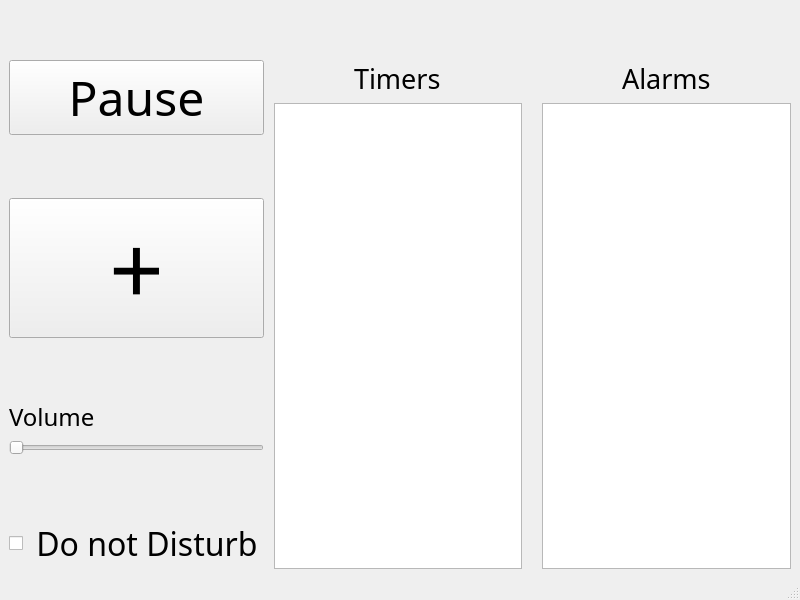
<?xml version="1.0" encoding="UTF-8"?>
<ui version="4.0">
 <class>mainWindow</class>
 <widget class="QMainWindow" name="mainWindow">
  <property name="geometry">
   <rect>
    <x>0</x>
    <y>0</y>
    <width>800</width>
    <height>600</height>
   </rect>
  </property>
  <property name="sizePolicy">
   <sizepolicy hsizetype="Preferred" vsizetype="Preferred">
    <horstretch>0</horstretch>
    <verstretch>0</verstretch>
   </sizepolicy>
  </property>
  <property name="windowTitle">
   <string>Timer App</string>
  </property>
  <property name="windowIcon">
   <iconset resource="TimerAppResources.qrc">
    <normaloff>:/Resources/icon/icon.ico</normaloff>:/Resources/icon/icon.ico</iconset>
  </property>
  <property name="tabShape">
   <enum>QTabWidget::TabShape::Rounded</enum>
  </property>
  <widget class="QWidget" name="centralwidget">
   <layout class="QGridLayout" name="gridLayout">
    <item row="9" column="0">
     <widget class="QCheckBox" name="doNotDisturb">
      <property name="font">
       <font>
        <family>Noto Sans</family>
        <pointsize>24</pointsize>
       </font>
      </property>
      <property name="text">
       <string> Do not Disturb</string>
      </property>
     </widget>
    </item>
    <item row="4" column="0">
     <widget class="QPushButton" name="addButton">
      <property name="font">
       <font>
        <family>Noto Sans</family>
        <pointsize>72</pointsize>
       </font>
      </property>
      <property name="text">
       <string>+</string>
      </property>
     </widget>
    </item>
    <item row="4" column="1">
     <spacer name="horizontalSpacer_2">
      <property name="orientation">
       <enum>Qt::Orientation::Horizontal</enum>
      </property>
      <property name="sizeHint" stdset="0">
       <size>
        <width>11</width>
        <height>20</height>
       </size>
      </property>
     </spacer>
    </item>
    <item row="6" column="0">
     <widget class="QLabel" name="volumeLabel">
      <property name="font">
       <font>
        <family>Noto Sans</family>
        <pointsize>18</pointsize>
       </font>
      </property>
      <property name="text">
       <string>Volume</string>
      </property>
      <property name="textFormat">
       <enum>Qt::TextFormat::AutoText</enum>
      </property>
     </widget>
    </item>
    <item row="2" column="2" rowspan="8">
     <widget class="QListWidget" name="timersList"/>
    </item>
    <item row="1" column="4" alignment="Qt::AlignmentFlag::AlignHCenter">
     <widget class="QLabel" name="alarmsLabel">
      <property name="font">
       <font>
        <family>Noto Sans</family>
        <pointsize>20</pointsize>
       </font>
      </property>
      <property name="text">
       <string>Alarms</string>
      </property>
     </widget>
    </item>
    <item row="0" column="0">
     <spacer name="verticalSpacer_4">
      <property name="orientation">
       <enum>Qt::Orientation::Vertical</enum>
      </property>
      <property name="sizeHint" stdset="0">
       <size>
        <width>20</width>
        <height>35</height>
       </size>
      </property>
     </spacer>
    </item>
    <item row="3" column="0">
     <spacer name="verticalSpacer">
      <property name="orientation">
       <enum>Qt::Orientation::Vertical</enum>
      </property>
      <property name="sizeHint" stdset="0">
       <size>
        <width>20</width>
        <height>51</height>
       </size>
      </property>
     </spacer>
    </item>
    <item row="8" column="0">
     <spacer name="verticalSpacer_3">
      <property name="orientation">
       <enum>Qt::Orientation::Vertical</enum>
      </property>
      <property name="sizeHint" stdset="0">
       <size>
        <width>228</width>
        <height>30</height>
       </size>
      </property>
     </spacer>
    </item>
    <item row="1" column="2" alignment="Qt::AlignmentFlag::AlignHCenter">
     <widget class="QLabel" name="timersLabel">
      <property name="font">
       <font>
        <family>Noto Sans</family>
        <pointsize>20</pointsize>
       </font>
      </property>
      <property name="text">
       <string>Timers</string>
      </property>
     </widget>
    </item>
    <item row="1" column="0" rowspan="2">
     <widget class="QPushButton" name="pauseButton">
      <property name="font">
       <font>
        <family>Noto Sans</family>
        <pointsize>36</pointsize>
       </font>
      </property>
      <property name="text">
       <string>Pause</string>
      </property>
     </widget>
    </item>
    <item row="7" column="0">
     <widget class="QSlider" name="volumeSlider">
      <property name="orientation">
       <enum>Qt::Orientation::Horizontal</enum>
      </property>
     </widget>
    </item>
    <item row="6" column="3">
     <spacer name="horizontalSpacer">
      <property name="orientation">
       <enum>Qt::Orientation::Horizontal</enum>
      </property>
      <property name="sizeHint" stdset="0">
       <size>
        <width>21</width>
        <height>20</height>
       </size>
      </property>
     </spacer>
    </item>
    <item row="5" column="0">
     <spacer name="verticalSpacer_2">
      <property name="orientation">
       <enum>Qt::Orientation::Vertical</enum>
      </property>
      <property name="sizeHint" stdset="0">
       <size>
        <width>20</width>
        <height>40</height>
       </size>
      </property>
     </spacer>
    </item>
    <item row="2" column="4" rowspan="8">
     <widget class="QListWidget" name="alarmsList"/>
    </item>
   </layout>
  </widget>
  <widget class="QMenuBar" name="menubar">
   <property name="geometry">
    <rect>
     <x>0</x>
     <y>0</y>
     <width>800</width>
     <height>20</height>
    </rect>
   </property>
  </widget>
  <widget class="QStatusBar" name="statusbar"/>
 </widget>
 <resources>
  <include location="TimerAppResources.qrc"/>
 </resources>
 <connections/>
</ui>
